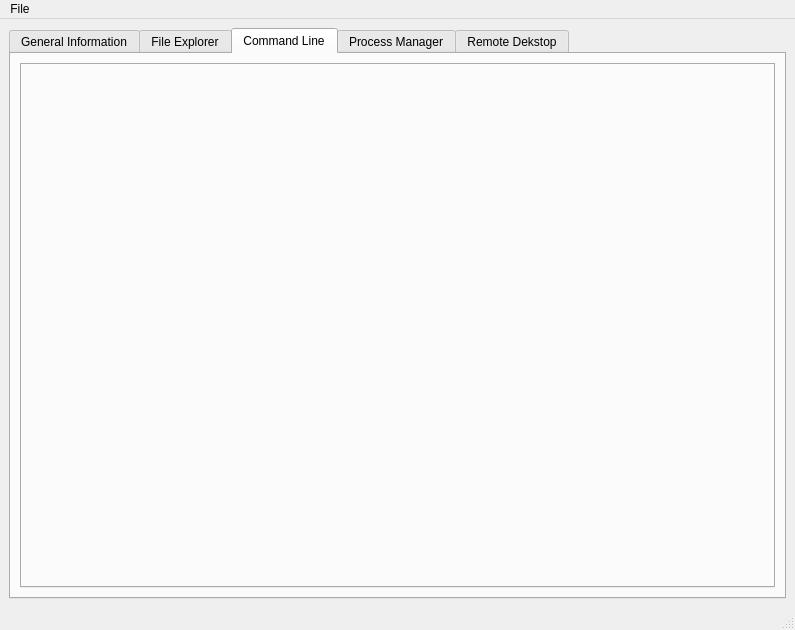
<?xml version="1.0" encoding="UTF-8"?>
<ui version="4.0">
 <class>ClientInspectionWindow</class>
 <widget class="QMainWindow" name="ClientInspectionWindow">
  <property name="geometry">
   <rect>
    <x>0</x>
    <y>0</y>
    <width>795</width>
    <height>630</height>
   </rect>
  </property>
  <property name="windowTitle">
   <string>Client Inspection Window</string>
  </property>
  <widget class="QWidget" name="centralwidget">
   <layout class="QVBoxLayout" name="verticalLayout_10">
    <item>
     <widget class="QTabWidget" name="TabContainer">
      <property name="currentIndex">
       <number>2</number>
      </property>
      <widget class="QWidget" name="ConnectionInformationTab">
       <attribute name="title">
        <string>General Information</string>
       </attribute>
       <layout class="QVBoxLayout" name="verticalLayout_9">
        <item>
         <widget class="QSplitter" name="splitter">
          <property name="orientation">
           <enum>Qt::Vertical</enum>
          </property>
          <widget class="QWidget" name="layoutWidget">
           <layout class="QHBoxLayout" name="horizontalLayout_2">
            <property name="bottomMargin">
             <number>10</number>
            </property>
            <item>
             <widget class="QTableWidget" name="SystemInformationTable">
              <property name="columnCount">
               <number>2</number>
              </property>
              <attribute name="horizontalHeaderShowSortIndicator" stdset="0">
               <bool>false</bool>
              </attribute>
              <attribute name="horizontalHeaderStretchLastSection">
               <bool>true</bool>
              </attribute>
              <column>
               <property name="text">
                <string>Specification</string>
               </property>
              </column>
              <column>
               <property name="text">
                <string>Value</string>
               </property>
              </column>
             </widget>
            </item>
            <item>
             <layout class="QVBoxLayout" name="verticalLayout_8">
              <item>
               <layout class="QHBoxLayout" name="horizontalLayout_9">
                <item>
                 <layout class="QVBoxLayout" name="verticalLayout">
                  <property name="leftMargin">
                   <number>20</number>
                  </property>
                  <property name="rightMargin">
                   <number>20</number>
                  </property>
                  <item>
                   <widget class="QLabel" name="CPUUsageLabel">
                    <property name="font">
                     <font>
                      <pointsize>12</pointsize>
                      <weight>75</weight>
                      <bold>true</bold>
                     </font>
                    </property>
                    <property name="text">
                     <string>CPU Usage</string>
                    </property>
                    <property name="alignment">
                     <set>Qt::AlignCenter</set>
                    </property>
                   </widget>
                  </item>
                  <item>
                   <layout class="QHBoxLayout" name="horizontalLayout">
                    <item>
                     <widget class="QProgressBar" name="CPUUsageProgressBar">
                      <property name="minimumSize">
                       <size>
                        <width>0</width>
                        <height>0</height>
                       </size>
                      </property>
                      <property name="value">
                       <number>24</number>
                      </property>
                      <property name="alignment">
                       <set>Qt::AlignCenter</set>
                      </property>
                      <property name="orientation">
                       <enum>Qt::Vertical</enum>
                      </property>
                      <property name="invertedAppearance">
                       <bool>false</bool>
                      </property>
                      <property name="textDirection">
                       <enum>QProgressBar::TopToBottom</enum>
                      </property>
                     </widget>
                    </item>
                   </layout>
                  </item>
                  <item>
                   <widget class="QLabel" name="CPUUsagePrecentage">
                    <property name="text">
                     <string>TextLabel</string>
                    </property>
                    <property name="alignment">
                     <set>Qt::AlignCenter</set>
                    </property>
                   </widget>
                  </item>
                 </layout>
                </item>
                <item>
                 <layout class="QVBoxLayout" name="verticalLayout_5">
                  <property name="leftMargin">
                   <number>20</number>
                  </property>
                  <property name="rightMargin">
                   <number>20</number>
                  </property>
                  <item>
                   <widget class="QLabel" name="GPUUsageLabel">
                    <property name="font">
                     <font>
                      <pointsize>12</pointsize>
                      <weight>75</weight>
                      <bold>true</bold>
                     </font>
                    </property>
                    <property name="text">
                     <string>GPU Usage</string>
                    </property>
                    <property name="alignment">
                     <set>Qt::AlignCenter</set>
                    </property>
                   </widget>
                  </item>
                  <item>
                   <layout class="QHBoxLayout" name="horizontalLayout_6">
                    <item>
                     <widget class="QProgressBar" name="GPUUsageProgressBar">
                      <property name="value">
                       <number>24</number>
                      </property>
                      <property name="alignment">
                       <set>Qt::AlignCenter</set>
                      </property>
                      <property name="orientation">
                       <enum>Qt::Vertical</enum>
                      </property>
                     </widget>
                    </item>
                   </layout>
                  </item>
                  <item>
                   <widget class="QLabel" name="GPUUsagePrecentage">
                    <property name="text">
                     <string>TextLabel</string>
                    </property>
                    <property name="alignment">
                     <set>Qt::AlignCenter</set>
                    </property>
                   </widget>
                  </item>
                 </layout>
                </item>
               </layout>
              </item>
              <item>
               <layout class="QHBoxLayout" name="horizontalLayout_10">
                <item>
                 <layout class="QVBoxLayout" name="verticalLayout_6">
                  <property name="leftMargin">
                   <number>20</number>
                  </property>
                  <property name="rightMargin">
                   <number>20</number>
                  </property>
                  <item>
                   <widget class="QLabel" name="RAMUsageLabel">
                    <property name="font">
                     <font>
                      <pointsize>12</pointsize>
                      <weight>75</weight>
                      <bold>true</bold>
                     </font>
                    </property>
                    <property name="text">
                     <string>Ram Usage</string>
                    </property>
                    <property name="alignment">
                     <set>Qt::AlignCenter</set>
                    </property>
                   </widget>
                  </item>
                  <item>
                   <layout class="QHBoxLayout" name="horizontalLayout_7">
                    <item>
                     <widget class="QProgressBar" name="RAMUsageProgressBar">
                      <property name="value">
                       <number>24</number>
                      </property>
                      <property name="alignment">
                       <set>Qt::AlignCenter</set>
                      </property>
                      <property name="orientation">
                       <enum>Qt::Vertical</enum>
                      </property>
                     </widget>
                    </item>
                   </layout>
                  </item>
                  <item>
                   <widget class="QLabel" name="RamUsagePrecentage">
                    <property name="text">
                     <string>TextLabel</string>
                    </property>
                    <property name="alignment">
                     <set>Qt::AlignCenter</set>
                    </property>
                   </widget>
                  </item>
                 </layout>
                </item>
                <item>
                 <layout class="QVBoxLayout" name="verticalLayout_7">
                  <property name="leftMargin">
                   <number>0</number>
                  </property>
                  <property name="rightMargin">
                   <number>0</number>
                  </property>
                  <item>
                   <widget class="QLabel" name="DiskUsageLabel">
                    <property name="font">
                     <font>
                      <pointsize>12</pointsize>
                      <weight>75</weight>
                      <bold>true</bold>
                     </font>
                    </property>
                    <property name="text">
                     <string>Disk Usage</string>
                    </property>
                    <property name="alignment">
                     <set>Qt::AlignCenter</set>
                    </property>
                   </widget>
                  </item>
                  <item>
                   <layout class="QHBoxLayout" name="horizontalLayout_8">
                    <item>
                     <widget class="QProgressBar" name="DiskUsageProgressBar">
                      <property name="value">
                       <number>24</number>
                      </property>
                      <property name="alignment">
                       <set>Qt::AlignCenter</set>
                      </property>
                      <property name="orientation">
                       <enum>Qt::Vertical</enum>
                      </property>
                     </widget>
                    </item>
                   </layout>
                  </item>
                  <item>
                   <widget class="QLabel" name="DiskUsagePrecentage">
                    <property name="text">
                     <string>TextLabel</string>
                    </property>
                    <property name="alignment">
                     <set>Qt::AlignCenter</set>
                    </property>
                   </widget>
                  </item>
                 </layout>
                </item>
               </layout>
              </item>
             </layout>
            </item>
           </layout>
          </widget>
          <widget class="QWidget" name="verticalLayoutWidget">
           <layout class="QVBoxLayout" name="verticalLayout_11">
            <item>
             <widget class="QLabel" name="ConnectionInformationHeader">
              <property name="font">
               <font>
                <pointsize>16</pointsize>
                <weight>75</weight>
                <bold>true</bold>
               </font>
              </property>
              <property name="text">
               <string>&lt;html&gt;&lt;head/&gt;&lt;body&gt;&lt;p align=&quot;center&quot;&gt;Connection Information&lt;/p&gt;&lt;/body&gt;&lt;/html&gt;</string>
              </property>
             </widget>
            </item>
            <item>
             <widget class="ClientInformationTable" name="connectionInformationTable"/>
            </item>
           </layout>
          </widget>
         </widget>
        </item>
       </layout>
      </widget>
      <widget class="QWidget" name="FileExplorerTab">
       <attribute name="title">
        <string>File Explorer</string>
       </attribute>
       <layout class="QVBoxLayout" name="verticalLayout_2">
        <item>
         <widget class="QGroupBox" name="groupBox">
          <property name="sizePolicy">
           <sizepolicy hsizetype="Preferred" vsizetype="Preferred">
            <horstretch>0</horstretch>
            <verstretch>0</verstretch>
           </sizepolicy>
          </property>
          <property name="title">
           <string>Actions</string>
          </property>
          <layout class="QHBoxLayout" name="horizontalLayout_4">
           <item>
            <widget class="QPushButton" name="expandButton">
             <property name="text">
              <string>Expand Selection/s</string>
             </property>
            </widget>
           </item>
           <item>
            <widget class="QPushButton" name="deleteButton">
             <property name="text">
              <string>Delete Selection/s</string>
             </property>
            </widget>
           </item>
           <item>
            <widget class="QPushButton" name="downloadButton">
             <property name="text">
              <string>Download Selection/s</string>
             </property>
            </widget>
           </item>
           <item>
            <widget class="QPushButton" name="pushButton">
             <property name="text">
              <string>Upload to...</string>
             </property>
            </widget>
           </item>
          </layout>
         </widget>
        </item>
        <item>
         <widget class="QTreeWidget" name="fileViewer">
          <property name="selectionMode">
           <enum>QAbstractItemView::ContiguousSelection</enum>
          </property>
          <property name="columnCount">
           <number>4</number>
          </property>
          <attribute name="headerVisible">
           <bool>false</bool>
          </attribute>
          <attribute name="headerMinimumSectionSize">
           <number>50</number>
          </attribute>
          <attribute name="headerShowSortIndicator" stdset="0">
           <bool>false</bool>
          </attribute>
          <attribute name="headerStretchLastSection">
           <bool>true</bool>
          </attribute>
          <column>
           <property name="text">
            <string>Name</string>
           </property>
          </column>
          <column>
           <property name="text">
            <string>Created</string>
           </property>
          </column>
          <column>
           <property name="text">
            <string>Last Modified</string>
           </property>
          </column>
          <column>
           <property name="text">
            <string>Size</string>
           </property>
          </column>
         </widget>
        </item>
        <item>
         <widget class="QGroupBox" name="groupBox_3">
          <property name="title">
           <string>Directory Crawler Method</string>
          </property>
          <property name="checkable">
           <bool>false</bool>
          </property>
          <layout class="QHBoxLayout" name="horizontalLayout_3">
           <item>
            <widget class="QRadioButton" name="radioButton_2">
             <property name="sizePolicy">
              <sizepolicy hsizetype="Fixed" vsizetype="Fixed">
               <horstretch>0</horstretch>
               <verstretch>0</verstretch>
              </sizepolicy>
             </property>
             <property name="text">
              <string>WinScript</string>
             </property>
             <property name="checked">
              <bool>true</bool>
             </property>
             <attribute name="buttonGroup">
              <string notr="true">buttonGroup</string>
             </attribute>
            </widget>
           </item>
           <item>
            <widget class="QRadioButton" name="radioButton">
             <property name="sizePolicy">
              <sizepolicy hsizetype="Minimum" vsizetype="Fixed">
               <horstretch>0</horstretch>
               <verstretch>0</verstretch>
              </sizepolicy>
             </property>
             <property name="text">
              <string>Recursive (resolves permission errors)</string>
             </property>
             <attribute name="buttonGroup">
              <string notr="true">buttonGroup</string>
             </attribute>
            </widget>
           </item>
          </layout>
         </widget>
        </item>
       </layout>
      </widget>
      <widget class="QWidget" name="CommandLineTab">
       <attribute name="title">
        <string>Command Line</string>
       </attribute>
       <layout class="QVBoxLayout" name="verticalLayout_3">
        <item>
         <widget class="DetachableTabWidget" name="ShellTabContainer">
          <property name="currentIndex">
           <number>-1</number>
          </property>
          <property name="tabsClosable">
           <bool>true</bool>
          </property>
          <property name="movable">
           <bool>true</bool>
          </property>
          <property name="tabBarAutoHide">
           <bool>false</bool>
          </property>
         </widget>
        </item>
       </layout>
      </widget>
      <widget class="QWidget" name="ProcessManagerTab">
       <attribute name="title">
        <string>Process Manager</string>
       </attribute>
       <layout class="QVBoxLayout" name="verticalLayout_4">
        <item>
         <widget class="QGroupBox" name="groupBox_2">
          <property name="sizePolicy">
           <sizepolicy hsizetype="Preferred" vsizetype="Preferred">
            <horstretch>0</horstretch>
            <verstretch>0</verstretch>
           </sizepolicy>
          </property>
          <property name="title">
           <string>Actions</string>
          </property>
          <layout class="QHBoxLayout" name="horizontalLayout_5">
           <item>
            <widget class="QPushButton" name="expandButton_2">
             <property name="text">
              <string>Expand</string>
             </property>
            </widget>
           </item>
           <item>
            <widget class="QPushButton" name="deleteButton_2">
             <property name="text">
              <string>Delete</string>
             </property>
            </widget>
           </item>
           <item>
            <widget class="QPushButton" name="downloadButton_2">
             <property name="text">
              <string>Download</string>
             </property>
            </widget>
           </item>
           <item>
            <widget class="QPushButton" name="pushButton_2">
             <property name="text">
              <string>PushButton</string>
             </property>
            </widget>
           </item>
          </layout>
         </widget>
        </item>
        <item>
         <widget class="QTableWidget" name="tableWidget"/>
        </item>
       </layout>
      </widget>
      <widget class="QWidget" name="RemoteDesktopTab">
       <attribute name="title">
        <string>Remote Dekstop</string>
       </attribute>
       <layout class="QVBoxLayout" name="verticalLayout_13">
        <item>
         <widget class="QPushButton" name="pushButton_3">
          <property name="sizePolicy">
           <sizepolicy hsizetype="Minimum" vsizetype="Expanding">
            <horstretch>0</horstretch>
            <verstretch>0</verstretch>
           </sizepolicy>
          </property>
          <property name="text">
           <string>Open Remote Desktop Window</string>
          </property>
         </widget>
        </item>
        <item>
         <widget class="QLabel" name="label">
          <property name="sizePolicy">
           <sizepolicy hsizetype="Preferred" vsizetype="Fixed">
            <horstretch>0</horstretch>
            <verstretch>0</verstretch>
           </sizepolicy>
          </property>
          <property name="text">
           <string>Latency: N/A</string>
          </property>
          <property name="alignment">
           <set>Qt::AlignCenter</set>
          </property>
         </widget>
        </item>
        <item>
         <spacer name="verticalSpacer">
          <property name="orientation">
           <enum>Qt::Vertical</enum>
          </property>
          <property name="sizeHint" stdset="0">
           <size>
            <width>20</width>
            <height>40</height>
           </size>
          </property>
         </spacer>
        </item>
       </layout>
      </widget>
     </widget>
    </item>
   </layout>
  </widget>
  <widget class="QStatusBar" name="statusbar"/>
  <widget class="QMenuBar" name="menubar">
   <property name="geometry">
    <rect>
     <x>0</x>
     <y>0</y>
     <width>795</width>
     <height>21</height>
    </rect>
   </property>
   <widget class="QMenu" name="menuFile">
    <property name="title">
     <string>File</string>
    </property>
   </widget>
   <addaction name="menuFile"/>
  </widget>
  <action name="actionew">
   <property name="icon">
    <iconset>
     <normaloff>:/images/collapse_closed.png</normaloff>:/images/collapse_closed.png</iconset>
   </property>
   <property name="text">
    <string>ew</string>
   </property>
  </action>
  <action name="actionTest_1">
   <property name="icon">
    <iconset>
     <normaloff>:/images/collapse_closed.png</normaloff>:/images/collapse_closed.png</iconset>
   </property>
   <property name="text">
    <string>&amp;Test 1</string>
   </property>
  </action>
  <action name="actionTest_2">
   <property name="text">
    <string>Test 2</string>
   </property>
  </action>
 </widget>
 <customwidgets>
  <customwidget>
   <class>ClientInformationTable</class>
   <extends>QTableWidget</extends>
   <header>CustomWidgets.h</header>
  </customwidget>
  <customwidget>
   <class>DetachableTabWidget</class>
   <extends>QTabWidget</extends>
   <header>detachabletabwidget.h</header>
   <container>1</container>
  </customwidget>
 </customwidgets>
 <resources>
  <include location="../source/server/resources/resources.qrc"/>
 </resources>
 <connections/>
 <buttongroups>
  <buttongroup name="buttonGroup"/>
 </buttongroups>
</ui>
